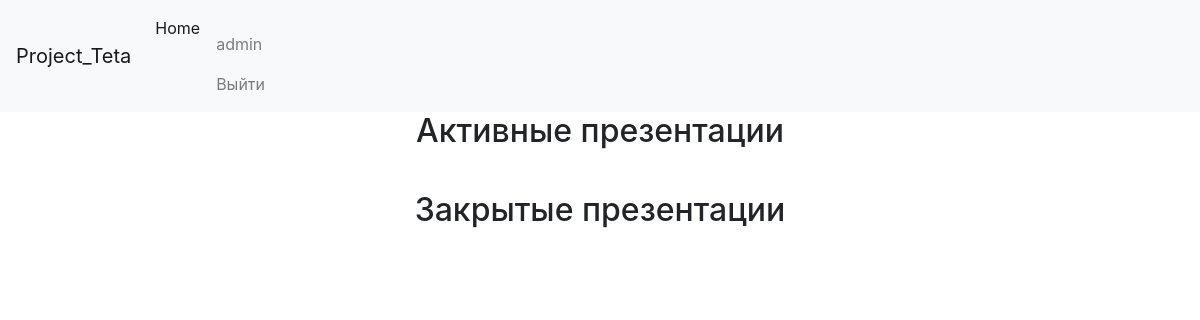
The page /account/presentations/ (signed in) on the database as committed earlier.
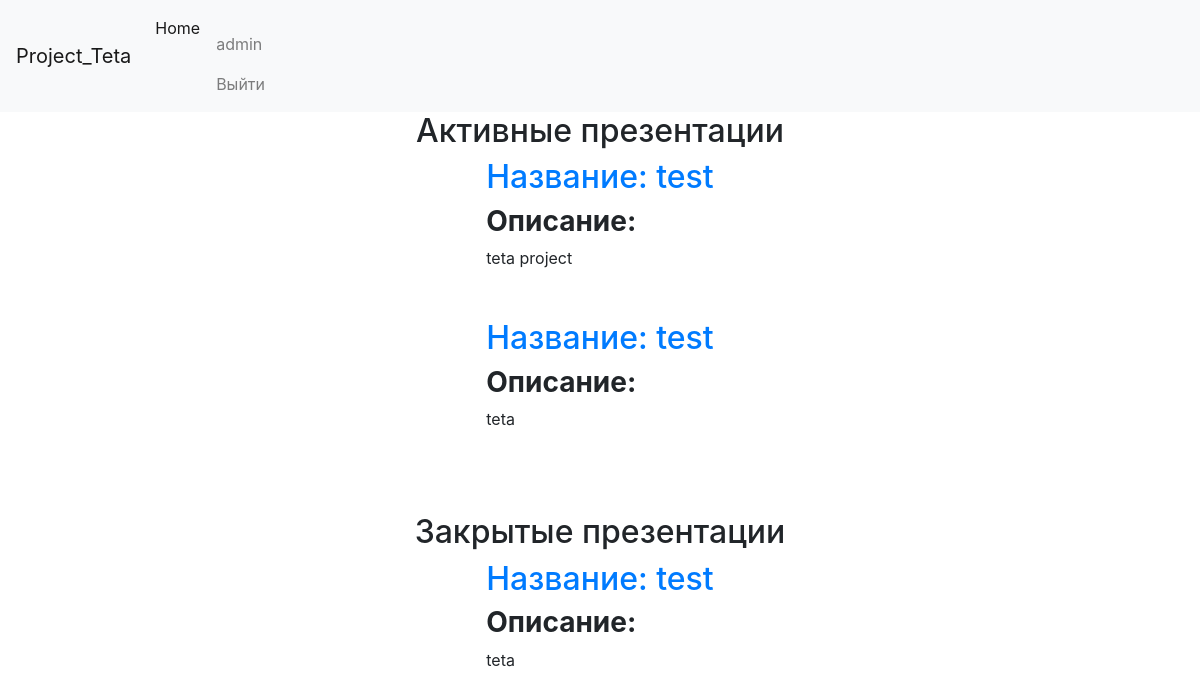
The same page on the database as committed later.
### account/models.py (models this page shows)
class Presentation(models.Model):
    name = models.CharField(max_length=256, blank=True, null=True, default='Another useless presentation')
    url = models.URLField(blank=True, null=True, default=None)
    description = models.TextField(blank=True, null=True, default=None)
    presentationId = models.CharField(max_length=64, blank=True, null=True, default=None)
    user = models.ForeignKey(User, blank=True, null=True, default=None, on_delete=models.CASCADE)
    pdf = models.FilePathField(blank=True, null=True, default=None)
    is_active = models.BooleanField(default=True)
    created = models.DateTimeField(auto_now_add=True, auto_now=False, null=True)
    updated = models.DateTimeField(auto_now_add=False, auto_now=True, null=True)

### account/views.py (the view)
# urls.py: path('presentations/', views.account_info, name='account'),
@login_required
def account_info(request):
    presentations = Presentation.objects.filter(user=auth.get_user(request))
    return render(request, 'account.html', locals())

### account/templates/account.html (shortened to what this page needs)
{% extends 'wrapper.html' %}
{% block content %}
    {% include 'header.html' %}
    <div class="container d-flex align-items-center flex-column">
        <h2>Активные презентации</h2>
        {% for presentation in presentations %}
            {% if presentation.is_active %}
            <div class="align-self-center">
                <h2><a href="/account/presentations/{{ presentation.id }}">Название: {{ presentation.name }}</a></h2>
                <h3><b>Описание: </b></h3>
                <p>{{ presentation.description }}</p>
            </div>
            {% endif %}
        {% endfor %}
        <h2>Закрытые презентации</h2>
        {% for presentation in presentations %}
            {% if not presentation.is_active %}
            <div class="align-self-center">
                <h2><a href="/account/presentations/{{ presentation.id }}">Название: {{ presentation.name }}</a></h2>
                <h3><b>Описание: </b></h3>
                <p>{{ presentation.description }}</p>
            </div>
            {% endif %}
        {% endfor %}
    </div>
{% endblock %}

### templates/wrapper.html (shortened to what this page needs)
{% load staticfiles %}
<!DOCTYPE html>
<html lang="en">
<head>
    <link rel="stylesheet" href="{% static "css/main.css" %}"/>
    <link rel="stylesheet" href="{% static "css/bootstrap.min.css" %}">
</head>
<body>
{% block content %}
{% endblock %}
</body>
</html>

### templates/header.html (shortened to what this page needs)
<nav class="navbar navbar-expand-lg navbar-light bg-light">
    <a class="navbar-brand" href="/">Project_Teta</a>
    <div class="collapse navbar-collapse" id="navbarSupportedContent">
        <ul class="navbar-nav mr-auto">
            <li class="nav-item active">
                <a class="nav-link" href="/">Home <span class="sr-only">(current)</span></a>
            </li>
            <li>
                <a class="nav-link" href="#">
                    {% if user.username %}
                        <a class="nav-link" href="/account/presentations/">{{ user.username }}</a>
                        <a class="nav-link" href="/auth/logout/">Выйти</a>
                    {% else %}
                         <a class="nav-link" href="/auth/login/">Войти</a>
                    {% endif %}
                    </a>
            </li>
        </ul>
    </div>
</nav>

Rows that differ between the two databases and show on the page:
added Presentation: name "test", description "teta project", shown under "Активные презентации"
added Presentation: name "test", description "teta", shown under "Активные презентации"
added Presentation: name "test", description "teta", shown under "Закрытые презентации"
